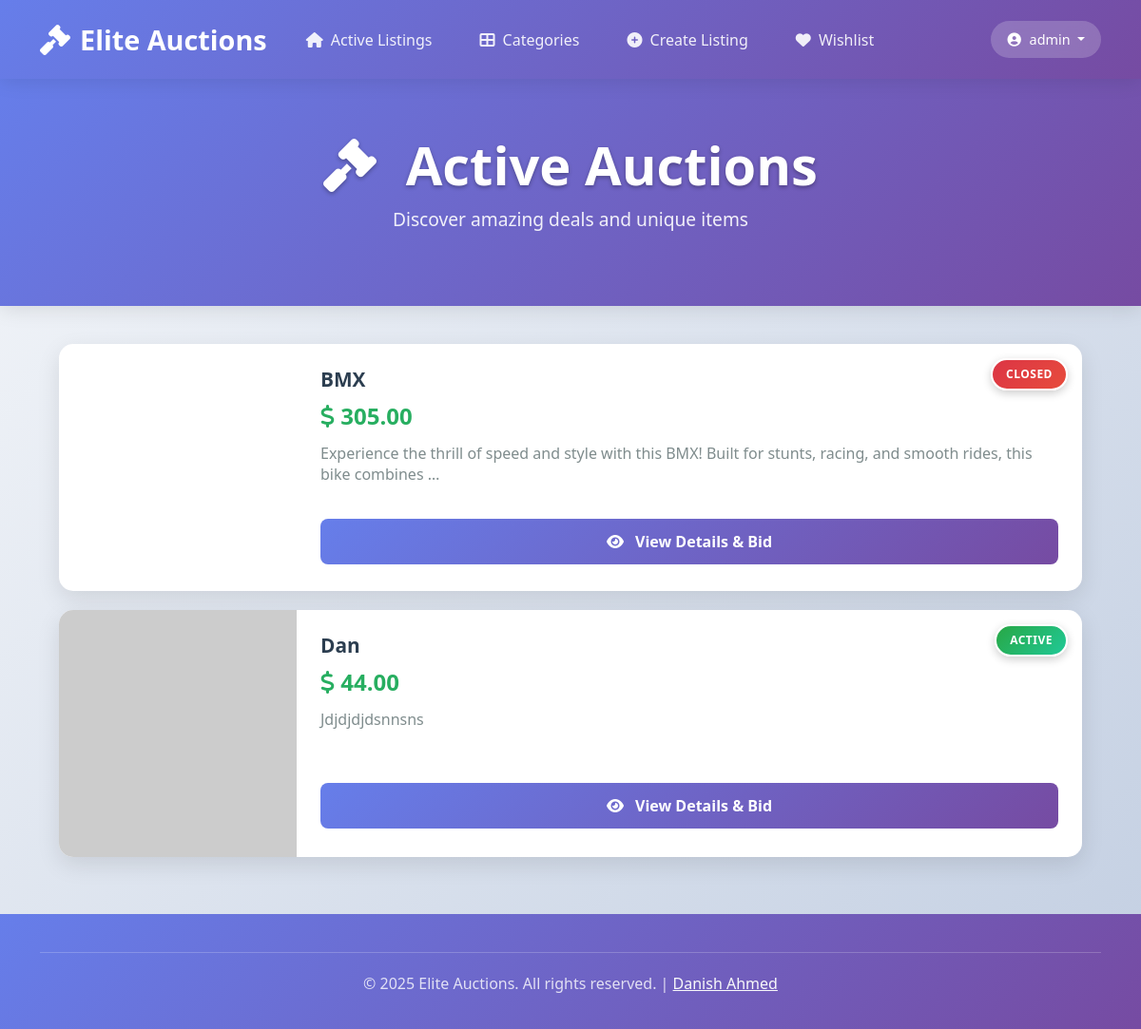
The app's page / (signed in) with its own data.
### auctions/models.py (models this page shows, shortened)
class User(AbstractUser):
    pass

class Listing(models.Model):
    title=models.CharField(max_length=64)
    desc=models.TextField()
    url=models.URLField(blank=True)
    is_active = models.BooleanField(default=True)
    owner = models.ForeignKey("User", on_delete=models.CASCADE)
    winner = models.ForeignKey(User, on_delete=models.SET_NULL, null=True, blank=True, related_name="won_listings")
    category=models.CharField(max_length=64,blank=True,choices=[
        ("Fashion", "Fashion"),
        ("Toys", "Toys"),
        ("Electronics", "Electronics"),
        ("Home", "Home"),
        ]
    )

class Bid(models.Model):
    amount = models.DecimalField(max_digits=20,decimal_places=2)
    bidmaker = models.ForeignKey("User", on_delete=models.CASCADE)
    listing = models.ForeignKey("Listing", on_delete=models.CASCADE, related_name="bids")

### auctions/views.py (the view)
# urls.py: path("", views.index, name="index"),
def index(request):
    allListings = Listing.objects.all()
    listings_with_bids = []
    for listing in allListings:
            current_bid = listing.bids.last().amount if listing.bids.last() else "No bids yet"
            listings_with_bids.append((listing, current_bid))
    return render(request, "auctions/index.html", {
        "listings_with_bids": listings_with_bids
    })

### auctions/templates/auctions/index.html (shortened to what this page needs)
{% extends "auctions/layout.html" %}
{% load static %}
{% block head %}
<link href="https://cdnjs.cloudflare.com/ajax/libs/font-awesome/6.4.0/css/all.min.css" rel="stylesheet">
{% endblock %}
{% block body %}
<div class="main-header">
    <div class="container">
        <h2 class="display-4">
            <i class="fas fa-gavel me-3"></i>
            Active Auctions
        </h2>
        <p>Discover amazing deals and unique items</p>
    </div>
</div>
<div class="container">
    {% if listings_with_bids %}
    <div class="horizontal-cards">
        {% for listing, current_bid in listings_with_bids %}
        <div class="horizontal-card">
            <span class="status-badge {% if listing.is_active %}status-active{% else %}status-closed{% endif %}">
                {% if listing.is_active %}ACTIVE{% else %}CLOSED{% endif %}
            </span>
            <div class="card-image" style="background-image: url('{% firstof listing.url "https://via.placeholder.com/300x200?text=No+Image" %}')">
            </div>
            <div class="card-content">
                <div>
                    <h5 class="card-title">{{ listing.title }}</h5>
                    <p class="card-price">
                        <i class="fas fa-dollar-sign"></i> {{ current_bid|floatformat:2 }}
                    </p>
                    <p class="card-description">{{ listing.desc|truncatechars:120 }}</p>
                </div>
                <div class="card-actions">
                    <a href="{% url 'listing' listing.pk %}" class="btn btn-primary-modern btn-modern">
                        <i class="fas fa-eye me-2"></i> View Details & Bid
                    </a>
                </div>
            </div>
        </div>
        {% endfor %}
    </div>
    {% else %}
    <div class="empty-state">
        <i class="fas fa-box-open"></i>
        <h4>No Active Listings</h4>
        <p class="text-muted">Check back later for exciting new auctions!</p>
    </div>
    {% endif %}
</div>
{% endblock %}

### auctions/templates/auctions/layout.html (shortened to what this page needs)
{% load static %}
<!DOCTYPE html>
<html lang="en">
<head>
    <link href="https://cdnjs.cloudflare.com/ajax/libs/bootstrap/5.3.0/css/bootstrap.min.css" rel="stylesheet">
    <link href="https://cdnjs.cloudflare.com/ajax/libs/font-awesome/6.4.0/css/all.min.css" rel="stylesheet">
    <link href="{% static 'auctions/styles.css' %}" rel="stylesheet">
    {% block head %}{% endblock %}
</head>
<body>
    <nav class="navbar navbar-expand-lg modern-navbar fixed-top">
        <div class="container">
            <a class="navbar-brand" href="{% url 'index' %}">
                <i class="fas fa-gavel"></i>
                Elite Auctions
            </a>
            <div class="collapse navbar-collapse" id="navbarNav">
                <ul class="navbar-nav me-auto">
                    <li class="nav-item">
                        <a class="nav-link" href="{% url 'index' %}">
                            <i class="fas fa-home me-1"></i>
                            Active Listings
                        </a>
                    </li>
                    <li class="nav-item">
                        <a class="nav-link" href="{% url 'categories' %}">
                            <i class="fas fa-th-large me-1"></i>
                            Categories
                        </a>
                    </li>
                    {% if user.is_authenticated %}
                        <li class="nav-item">
                            <a class="nav-link" href="{% url 'createListing' %}">
                                <i class="fas fa-plus-circle me-1"></i>
                                Create Listing
                            </a>
                        </li>
                        <li class="nav-item">
                            <a class="nav-link" href="{% url 'wishlist' %}">
                                <i class="fas fa-heart me-1"></i>
                                Wishlist
                            </a>
                        </li>
                    {% endif %}
                </ul>
                <div class="d-flex align-items-center">
                    {% if user.is_authenticated %}
                        <div class="dropdown">
                            <button class="btn dropdown-toggle user-badge" type="button" data-bs-toggle="dropdown">
                                <i class="fas fa-user-circle"></i>
                                {{ user.username }}
                            </button>
                        </div>
                    {% endif %}
                </div>
            </div>
        </div>
    </nav>
    <main style="margin-top: var(--nav-height);">
        <div class="page-content">
            {% block body %}
            {% endblock %}
        </div>
    </main>
    <footer class="modern-footer">
        <div class="container">
            <div class="footer-bottom">
                <p>&copy; 2025 Elite Auctions. All rights reserved. | <a href="https://www.linkedin.com/in/danish-ahmed-6b46b4343/" class="text-light">Danish Ahmed</a></p>
            </div>
        </div>
    </footer>
</body>
</html>

### auctions/static/auctions/styles.css (style rules this page uses)
:root { --primary-gradient: linear-gradient(135deg, #667eea 0%, #764ba2 100%); --success-gradient: linear-gradient(135deg, #4facfe 0%, #00f2fe 100%); --danger-gradient: linear-gradient(135deg, #fa709a 0%, #fee140 100%); --card-shadow: 0 8px 25px rgba(0, 0, 0, 0.1); --card-shadow-hover: 0 15px 35px rgba(0, 0, 0, 0.15); }
body { background: linear-gradient(135deg, #f5f7fa 0%, #c3cfe2 100%); font-family: 'Segoe UI', Tahoma, Geneva, Verdana, sans-serif; min-height: 100vh; }
.main-header { background: var(--primary-gradient); padding: 60px 0; margin-bottom: 40px; color: white; text-align: center; box-shadow: 0 4px 20px rgba(0, 0, 0, 0.1); }
.horizontal-cards { display: flex; flex-direction: column; gap: 20px; max-width: 1200px; margin: 0 auto; padding: 0 20px; }
.horizontal-card { background: white; border-radius: 15px; box-shadow: var(--card-shadow); overflow: hidden; transition: all 0.3s ease; display: flex; height: 200px; }
.horizontal-card .card-image { width: 250px; height: 100%; background-size: cover; background-position: center; position: relative; }
.status-active { background: var(--success-gradient); }
.status-closed { background: var(--danger-gradient); }
.horizontal-card .card-content { flex: 1; padding: 25px; display: flex; flex-direction: column; justify-content: space-between; }
.horizontal-card .card-title { font-size: 1.3rem; font-weight: 600; color: #2c3e50; margin-bottom: 8px; }
.horizontal-card .card-price { font-size: 1.5rem; font-weight: 700; color: #27ae60; margin-bottom: 10px; }
.horizontal-card .card-description { color: #7f8c8d; line-height: 1.4; margin-bottom: 15px; flex-grow: 1; }
.horizontal-card .card-actions { margin-top: auto; }
.btn-modern { padding: 12px 24px; border-radius: 8px; font-weight: 600; border: none; transition: all 0.3s ease; text-decoration: none; display: inline-block; text-align: center; }
.btn-primary-modern { background: var(--primary-gradient); color: white; }

### auctions/templates/auctions/index.html (style rules this page uses)
.main-header { background: linear-gradient(135deg, #667eea 0%, #764ba2 100%); padding: 60px 0; margin-bottom: 40px; color: white; text-align: center; box-shadow: 0 4px 20px rgba(0, 0, 0, 0.1); }
.main-header h2 { font-weight: 700; text-shadow: 0 2px 4px rgba(0, 0, 0, 0.3); margin: 0; }
.main-header p { font-size: 1.2rem; opacity: 0.9; margin-top: 10px; }
.horizontal-cards { display: flex; flex-direction: column; gap: 20px; max-width: 1200px; margin: 0 auto; padding: 0 20px; }
.horizontal-card { background: white; border-radius: 15px; box-shadow: 0 8px 25px rgba(0, 0, 0, 0.1); overflow: hidden; transition: all 0.3s ease; display: flex; min-height: 260px; position: relative; }
.horizontal-card .card-image { width: 250px; height: 100%; min-height: 260px; background-size: cover; background-position: center; flex-shrink: 0; }
.horizontal-card .card-content { flex: 1; padding: 25px 25px 15px 25px; display: flex; flex-direction: column; justify-content: space-between; min-height: 260px; }
.horizontal-card .card-title { font-size: 1.3rem; font-weight: 600; color: #2c3e50; margin-bottom: 8px; }
.horizontal-card .card-price { font-size: 1.5rem; font-weight: 700; color: #27ae60; margin-bottom: 10px; }
.horizontal-card .card-description { color: #7f8c8d; line-height: 1.4; margin-bottom: 15px; flex-grow: 1; }
.horizontal-card .card-actions { margin-top: auto; padding: 20px 0 15px 0; }
.btn-modern { padding: 12px 24px; border-radius: 8px; font-weight: 600; border: none; transition: all 0.3s ease; text-decoration: none; display: inline-block; text-align: center; width: 100%; box-sizing: border-box; }
.btn-primary-modern { background: linear-gradient(135deg, #667eea 0%, #764ba2 100%); color: white; }
.status-badge { position: absolute; top: 15px; right: 15px; z-index: 10; padding: 6px 14px; border-radius: 20px; font-size: 0.75rem; font-weight: 700; text-transform: uppercase; letter-spacing: 0.5px; box-shadow: 0 3px 10px rgba(0, 0, 0, 0.2); border: 2px solid white; }
.status-active { background: linear-gradient(135deg, #28a745, #20c997); color: white; }
.status-closed { background: linear-gradient(135deg, #dc3545, #e74c3c); color: white; }

### records on screen
User: username "admin"
Listing: is_active "CLOSED", title "BMX", amount "305.00", desc "Experience the thrill of speed and style with this BMX! Built for stunts, racing, and smooth rides, this bike combines …"
Listing: is_active "ACTIVE", title "Dan", amount "44.00", desc "Jdjdjdjdsnnsns"
